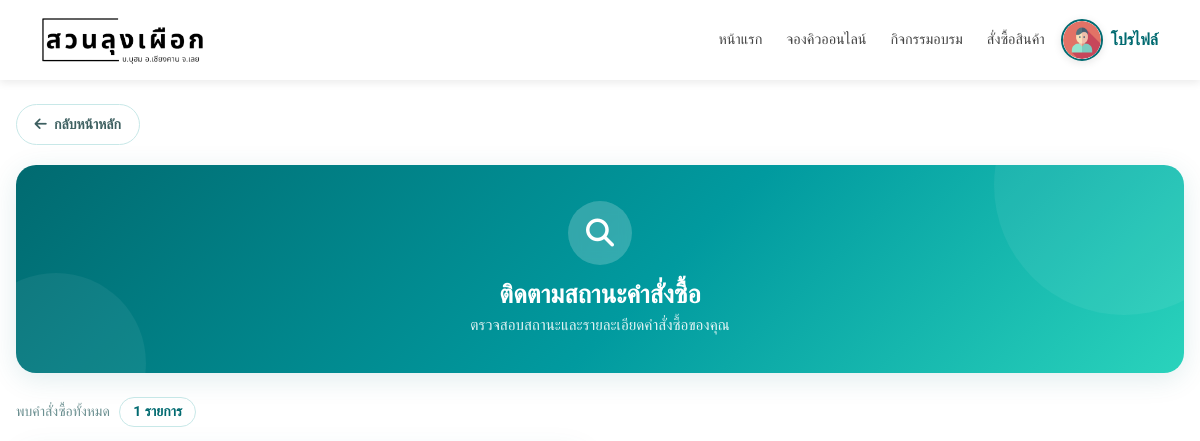
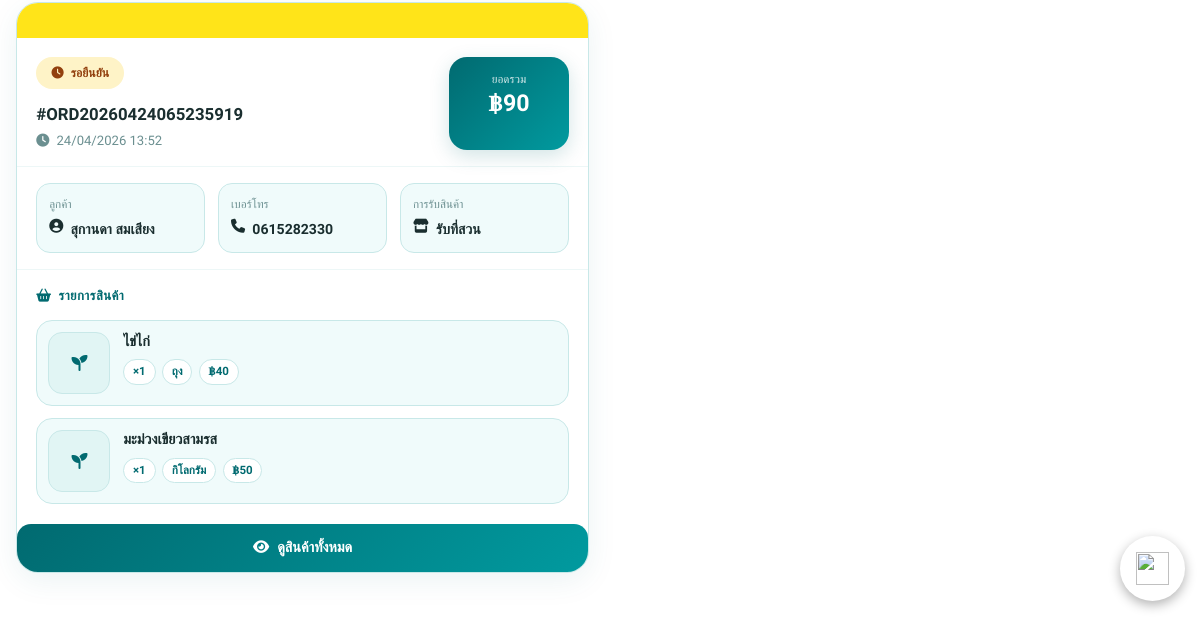
/user/order_status.php (signed in), run on an earlier commit of the app's database (2 pictures, top to bottom).
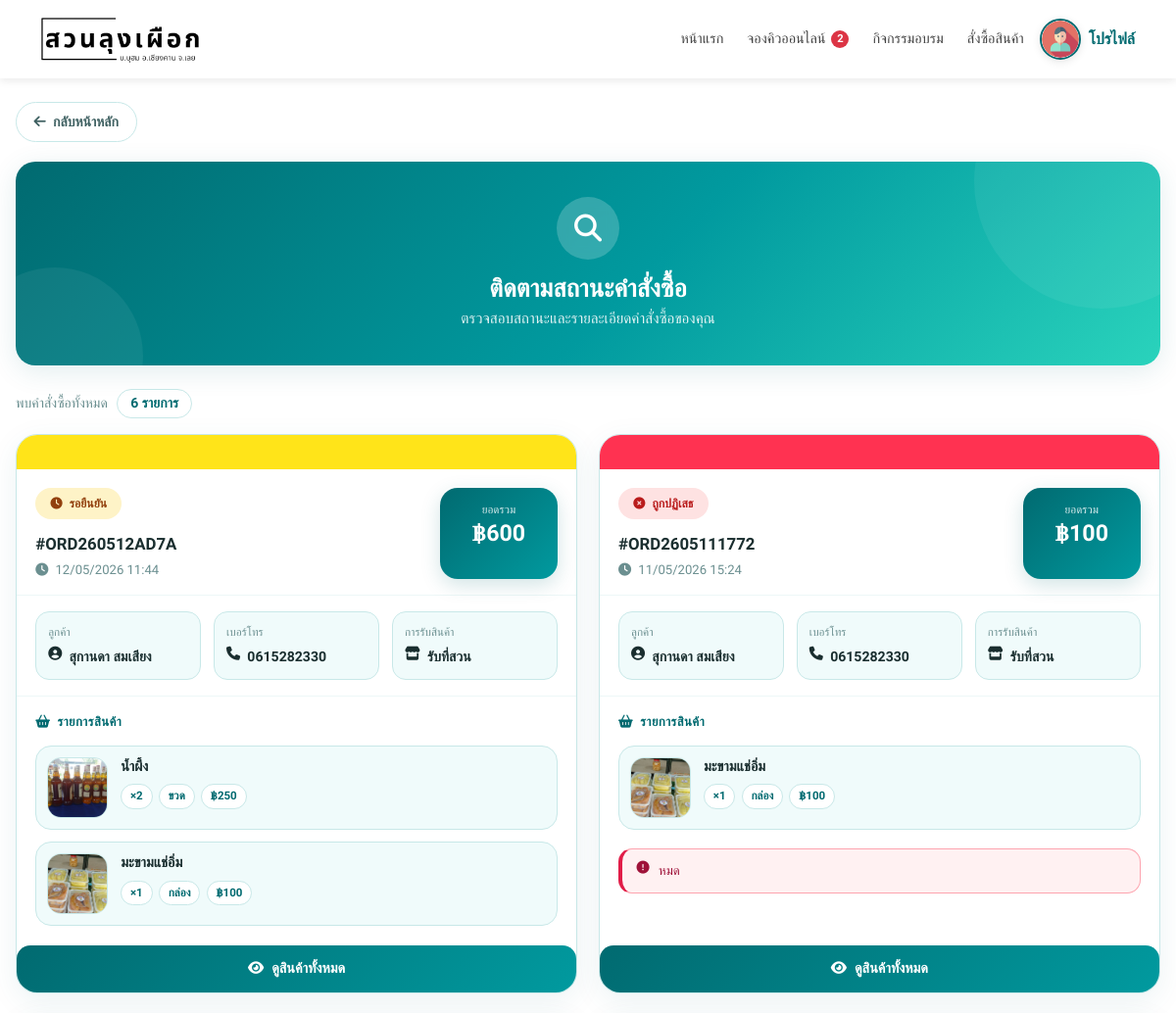
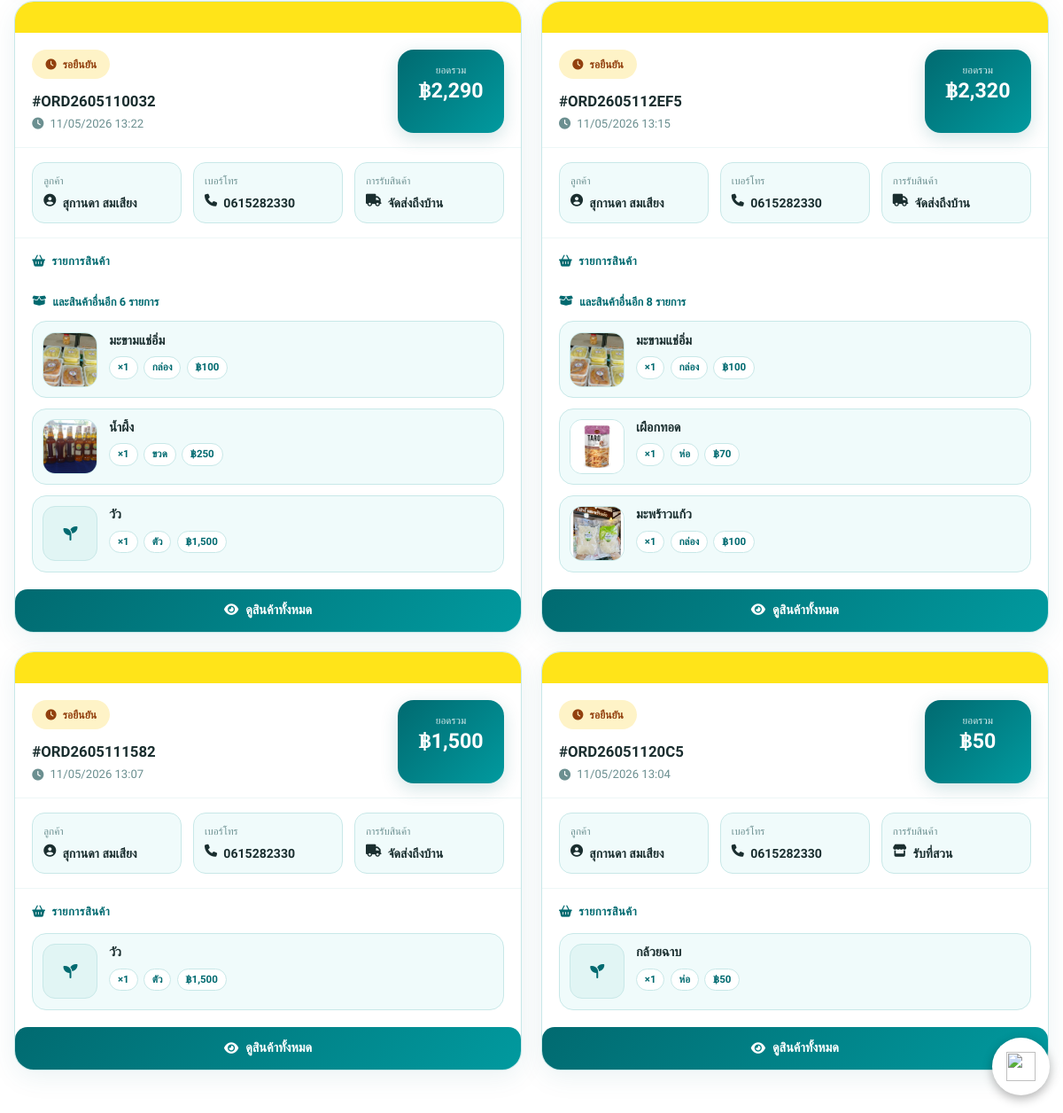
And on a later commit of the database (2 pictures, top to bottom).
### tables this page shows
CREATE TABLE `orders` (
  `order_id` int(11) NOT NULL,
  `order_code` varchar(50) DEFAULT NULL,
  `member_id` int(11) DEFAULT NULL,
  `customer_name` varchar(255) NOT NULL,
  `customer_phone` varchar(20) NOT NULL,
  `customer_address` text NOT NULL,
  `receive_type` enum('pickup','delivery') NOT NULL,
  `receive_datetime` datetime NOT NULL,
  `order_status` enum('pending','approved','rejected','completed') DEFAULT 'pending',
  `order_date` datetime DEFAULT current_timestamp(),
  `admin_note` text DEFAULT NULL,
  `total_amount` decimal(10,2) DEFAULT NULL
);

CREATE TABLE `order_items` (
  `item_id` int(11) NOT NULL,
  `order_id` int(11) NOT NULL,
  `product_id` int(11) NOT NULL,
  `quantity` int(11) NOT NULL,
  `price` decimal(10,2) NOT NULL,
  `product_name` varchar(20) DEFAULT NULL
);

CREATE TABLE `products` (
  `product_id` int(11) NOT NULL,
  `product_name` varchar(255) NOT NULL,
  `category` varchar(100) DEFAULT NULL,
  `price` decimal(10,2) NOT NULL,
  `unit` varchar(50) DEFAULT NULL,
  `seasonal` tinyint(1) DEFAULT 0,
  `status` enum('active','inactive') DEFAULT 'active',
  `product_image` varchar(255) DEFAULT NULL,
  `product_description` text DEFAULT NULL
);

### user/order_status.php (the view, shortened to what the changed rows need)
<?php
require_once __DIR__ . '/../db/db.php';
$member_id = $_SESSION['member_id'] ?? null;
$orders = [];
$search_performed = false;
if ($member_id) {
    $stmt = $conn->prepare("
        SELECT
            o.*,
            COALESCE(SUM(oi.price * oi.quantity), 0) AS order_total
        FROM orders o
        LEFT JOIN order_items oi ON o.order_id = oi.order_id
        WHERE o.member_id = ?
          AND o.order_status != 'completed'
        GROUP BY o.order_id
        ORDER BY o.order_date DESC
    ");
    $stmt->bind_param("i", $member_id);
    $stmt->execute();
    $orders = $stmt->get_result()->fetch_all(MYSQLI_ASSOC);
}
?>
<!DOCTYPE html>
<html lang="th">
<head>
    <link href="https://cdn.jsdelivr.net/npm/bootstrap@5.3.0/dist/css/bootstrap.min.css" rel="stylesheet">
    <link rel="stylesheet" href="https://cdnjs.cloudflare.com/ajax/libs/font-awesome/6.5.0/css/all.min.css">
</head>
<body>
    <?php include __DIR__ . '/navbar.php'; ?>
    <div class="page-wrap">
        <div class="hero">
            <h1>ติดตามสถานะคำสั่งซื้อ</h1>
        </div>
        <?php if (
            ($member_id && !empty($orders))
            || (!$member_id && $search_performed && !empty($orders))
        ): ?>
            <div class="count-row">
                พบคำสั่งซื้อทั้งหมด
                <span class="count-pill"><?= count($orders) ?> รายการ</span>
            </div>
            <div class="orders-grid">
                <?php foreach ($orders as $idx => $o):
                    $itemStmt = $conn->prepare("
                        SELECT oi.quantity, oi.price, p.product_name, p.product_image, p.unit
                        FROM order_items oi
                        JOIN products p ON oi.product_id = p.product_id
                        WHERE oi.order_id = ?
                    ");
                    $itemStmt->bind_param("i", $o['order_id']);
                    $itemStmt->execute();
                    $itemRows    = $itemStmt->get_result()->fetch_all(MYSQLI_ASSOC);
                    $totalItems  = count($itemRows);
                    $previewItems = array_slice($itemRows, 0, 3);
                    $orderTotal = $o['order_total'] ?? 0;
                    $statusLabel = match ($o['order_status']) {
                        'pending'   => 'รอยืนยัน',
                        'approved'  => 'ยืนยันแล้ว',
                        'rejected'  => 'ถูกปฏิเสธ',
                        'completed' => 'เสร็จสมบูรณ์',
                        default     => $o['order_status']
                    };
                    $statusIcon = match ($o['order_status']) {
                        'pending'   => 'fa-clock',
                        'approved'  => 'fa-check-circle',
                        'rejected'  => 'fa-times-circle',
                        'completed' => 'fa-flag-checkered',
                        default     => 'fa-circle'
                    };
                ?>
                    <div class="order-card" style="animation-delay: <?= $idx * 70 ?>ms">
                        <div class="status-line line-<?= $o['order_status'] ?>"></div>
                        <div class="card-top">
                            <div class="left-top">
                                <div class="status-badge badge-<?= $o['order_status'] ?>">
                                    <i class="fas <?= $statusIcon ?>"></i>
                                    <?= $statusLabel ?>
                                </div>
                                <div class="order-code">#<?= htmlspecialchars($o['order_code']) ?></div>
                                <div class="order-date">
                                    <i class="fas fa-clock"></i>
                                    <?= date('d/m/Y H:i', strtotime($o['order_date'])) ?>
                                </div>
                            </div>
                            <div class="total-box">
                                <span>ยอดรวม</span>
                                <strong>฿<?= number_format($orderTotal, 0) ?></strong>
                            </div>
                        </div>
                        <div class="customer-grid">
                            <div class="customer-item">
                                <div class="customer-label">ลูกค้า</div>
                                <div class="customer-value">
                                    <i class="fas fa-user-circle"></i>
                                    <?= htmlspecialchars($o['customer_name']) ?>
                                </div>
                            </div>
                            <div class="customer-item">
                                <div class="customer-label">เบอร์โทร</div>
                                <div class="customer-value">
                                    <i class="fas fa-phone"></i>
                                    <?= htmlspecialchars($o['customer_phone']) ?>
                                </div>
                            </div>
                            <div class="customer-item">
                                <div class="customer-label">การรับสินค้า</div>
                                <div class="customer-value">
                                    <?php if ($o['receive_type'] === 'pickup'): ?>
                                        <i class="fas fa-store"></i> รับที่สวน
                                    <?php else: ?>
                                        <i class="fas fa-truck"></i> จัดส่งถึงบ้าน
                                    <?php endif; ?>
                                </div>
                            </div>
                        </div>
                        <div class="products-wrap">
                            <div class="products-title">
                                <i class="fas fa-basket-shopping"></i>
                                รายการสินค้า
                            </div>
                            <div class="products-list">
                                <?php if ($totalItems > 3): ?>
                                    <div class="more-items">
                                        <i class="fas fa-box-open"></i>
                                        และสินค้าอื่นอีก <?= $totalItems - 3 ?> รายการ
                                    </div>
                                <?php endif; ?>
                                <?php foreach ($previewItems as $item):
                                    $imgPath = !empty($item['product_image'])
                                        ? "../admin/uploads/products/" . htmlspecialchars($item['product_image'])
                                        : null;
                                ?>
                                    <div class="product-card">
                                        <?php if ($imgPath): ?>
                                            <img src="<?= $imgPath ?>"
                                                class="product-image"
                                                loading="lazy"
                                                alt="<?= htmlspecialchars($item['product_name']) ?>"
                                                onerror="this.style.display='none';this.nextElementSibling.style.display='flex'">
                                            <div class="product-placeholder" style="display:none">
                                                <i class="fas fa-seedling"></i>
                                            </div>
                                        <?php else: ?>
                                            <div class="product-placeholder">
                                                <i class="fas fa-seedling"></i>
                                            </div>
                                        <?php endif; ?>
                                        <div class="product-info">
                                            <div class="product-name"><?= htmlspecialchars($item['product_name']) ?></div>
                                            <div class="product-meta">
                                                <span class="product-chip">×<?= (int)$item['quantity'] ?></span>
                                                <span class="product-chip"><?= htmlspecialchars($item['unit'] ?? 'ชิ้น') ?></span>
                                                <span class="product-chip">฿<?= number_format($item['price'], 0) ?></span>
                                            </div>
                                        </div>
                                    </div>
                                <?php endforeach; ?>
                            </div>
                        </div>
                        <?php if (!empty($o['admin_note'])): ?>
                            <div class="admin-note">
                                <i class="fas fa-circle-exclamation"></i>
                                <div><?= htmlspecialchars($o['admin_note']) ?></div>
                            </div>
                        <?php endif; ?>
                        <div class="card-footer">
                            <button
                                class="btn-detail"
                                data-bs-toggle="modal"
                                data-bs-target="#orderModal<?= $o['order_id'] ?>">
                                <i class="fas fa-eye"></i>
                                ดูสินค้าทั้งหมด
                            </button>
                        </div>
                    </div>
                <?php endforeach; ?>
            </div>
        <?php endif; ?>
    </div>
</body>
</html>

### user/navbar.php (shortened to what the changed rows need)
<?php
$awaiting_qr_payment_count = 0;
if (isset($_SESSION['member_id'])) {
  if (isset($conn) && $conn instanceof mysqli) {
    $member_id = (int) $_SESSION['member_id'];
    $stmt_qr_notice = $conn->prepare("
      SELECT COUNT(*) AS total
      FROM bookings
      WHERE member_id = ?
        AND status = 'awaiting_payment'
        AND (payment_slip IS NULL OR payment_slip = '')
    ");
    if ($stmt_qr_notice) {
      $stmt_qr_notice->bind_param("i", $member_id);
      $stmt_qr_notice->execute();
      $result_qr_notice = $stmt_qr_notice->get_result();
      if ($row_qr_notice = $result_qr_notice->fetch_assoc()) {
        $awaiting_qr_payment_count = (int) ($row_qr_notice['total'] ?? 0);
      }
    }
  }
}
?>
<!DOCTYPE html>
<html lang="th">
<head>
  <link href="https://cdn.jsdelivr.net/npm/bootstrap@5.3.3/dist/css/bootstrap.min.css" rel="stylesheet">
  <link href="https://unpkg.com/boxicons@2.1.4/css/boxicons.min.css" rel="stylesheet">
  <link href="https://cdn.jsdelivr.net/npm/remixicon@4.2.0/fonts/remixicon.css" rel="stylesheet">
</head>
<body>
  <nav class="navbar navbar-expand-xl bg-white sticky-top">
    <div class="container">
      <div class="offcanvas offcanvas-end" tabindex="-1" id="navMenu">
        <div class="offcanvas-body">
          <ul class="navbar-nav ms-auto mb-2 mb-lg-0 align-items-center">
            <li class="nav-item">
              <a class="nav-link booking-alert-link" href="bookings.php">
                <span>จองคิวออนไลน์</span>
                <?php if ($awaiting_qr_payment_count > 0): ?>
                  <span class="booking-alert-badge" title="มี QR Code รอชำระเงิน">
                    <?= $awaiting_qr_payment_count > 9 ? '9+' : $awaiting_qr_payment_count ?>
                  </span>
                <?php endif; ?>
              </a>
            </li>
          </ul>
        </div>
      </div>
    </div>
  </nav>
</body>
</html>

What changed in the data, as far as the page shows it:
removed orders: order_status "รอยืนยัน", order_code "ORD20260424065235919", order_date "24/04/2026 13:52", orderTotal "90", customer_name "สุกานดา สมเสียง", customer_phone "0615282330", receive_type "pickup" (drawn)
removed order_items: product.product_name "ไข่ไก่", quantity "1", product.unit "ถุง", price "40", shown under "รอยืนยัน"
removed order_items: product.product_name "มะม่วงเขียวสามรส", quantity "1", product.unit "กิโลกรัม", price "50", shown under "รอยืนยัน"
added orders: order_status "รอยืนยัน", order_code "ORD260512AD7A", order_date "12/05/2026 11:44", orderTotal "600", customer_name "สุกานดา สมเสียง", customer_phone "0615282330", receive_type "pickup" (drawn)
added order_items: product.product_image (picture), product.product_name "น้ำผึ้ง", quantity "2", product.unit "ขวด", price "250", shown under "รอยืนยัน"
added order_items: product.product_image (picture), product.product_name "มะขามแช่อิ่ม", quantity "1", product.unit "กล่อง", price "100"
added orders: order_status "ถูกปฏิเสธ", order_code "ORD2605111772", order_date "11/05/2026 15:24", orderTotal "100", customer_name "สุกานดา สมเสียง", customer_phone "0615282330", receive_type "pickup" (drawn), admin_note "หมด"
added orders: order_status "รอยืนยัน", order_code "ORD2605110032", order_date "11/05/2026 13:22", orderTotal "2,290", customer_name "สุกานดา สมเสียง", customer_phone "0615282330", receive_type "delivery" (drawn), totalItems "6"
added order_items: product.product_image (picture), product.product_name "น้ำผึ้ง", quantity "1", product.unit "ขวด", price "250", shown under "รอยืนยัน"
added order_items: product.product_name "วัว", quantity "1", product.unit "ตัว", price "1,500"
added orders: order_status "รอยืนยัน", order_code "ORD2605112EF5", order_date "11/05/2026 13:15", orderTotal "2,320", customer_name "สุกานดา สมเสียง", customer_phone "0615282330", receive_type "delivery" (drawn), totalItems "8"
added order_items: product.product_image (picture), product.product_name "เผือกทอด", quantity "1", product.unit "ห่อ", price "70", shown under "รอยืนยัน"
added order_items: product.product_image (picture), product.product_name "มะพร้าวแก้ว", quantity "1", product.unit "กล่อง", price "100", shown under "รอยืนยัน"
added orders: order_status "รอยืนยัน", order_code "ORD2605111582", order_date "11/05/2026 13:07", orderTotal "1,500", customer_name "สุกานดา สมเสียง", customer_phone "0615282330", receive_type "delivery" (drawn)
added orders: order_status "รอยืนยัน", order_code "ORD26051120C5", order_date "11/05/2026 13:04", orderTotal "50", customer_name "สุกานดา สมเสียง", customer_phone "0615282330", receive_type "pickup" (drawn)
added order_items: product.product_name "กล้วยฉาบ", quantity "1", product.unit "ห่อ", price "50", shown under "รอยืนยัน"
Also different on the page:
$awaiting_qr_payment_count: (not shown) → "2"
count($orders): "1" → "6"
